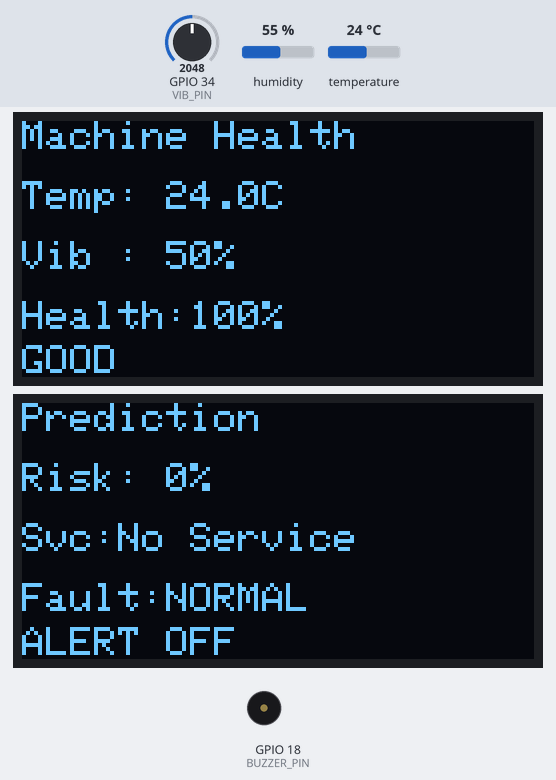
Recording of a sketch running on a simulated ESP32. On the bench: 2 × 128×64 one-colour display, buzzer (waves = sounding, pin HIGH). The test bench sets the inputs (shaded band); at power-on: GPIO 34 (VIB_PIN) = 2048, temperature 24 °C, humidity 55 %.

Above: at 1.3 s.
1.4 s: GPIO 34 (VIB_PIN) set to 2133
At 4.5 s:
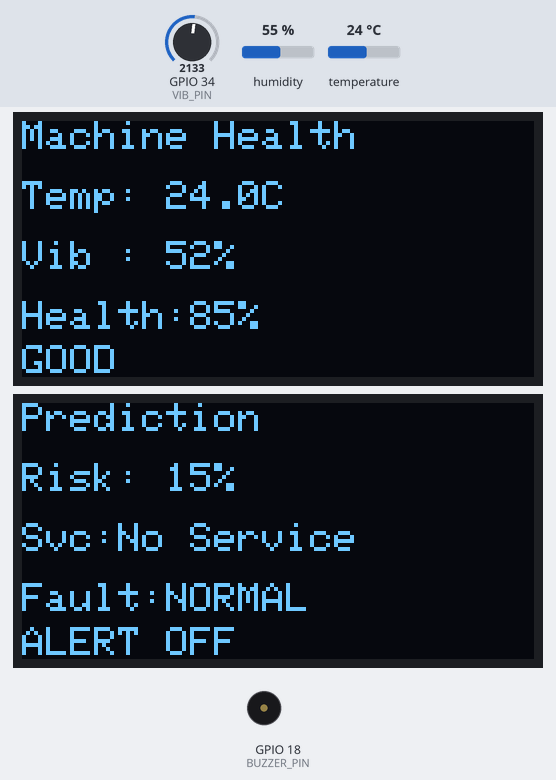
4.8 s: temperature set to 34.2 °C
At 7.6 s:
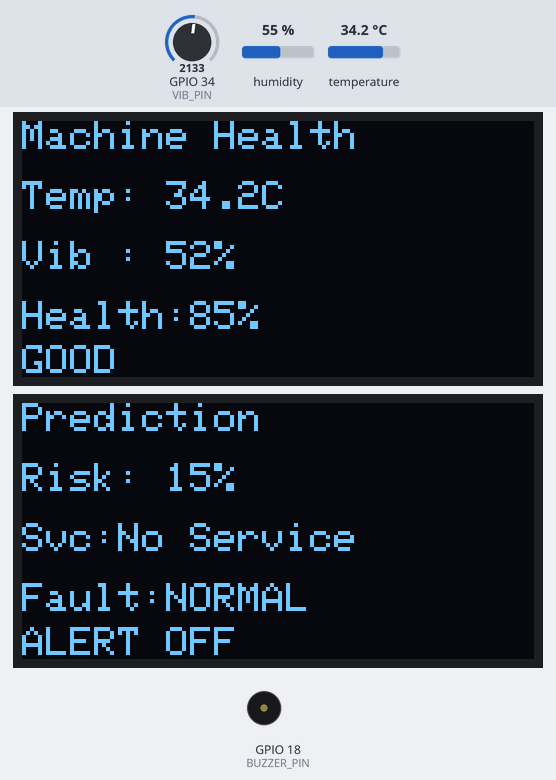
7.9 s: temperature set to 35.5 °C
At 10.8 s:
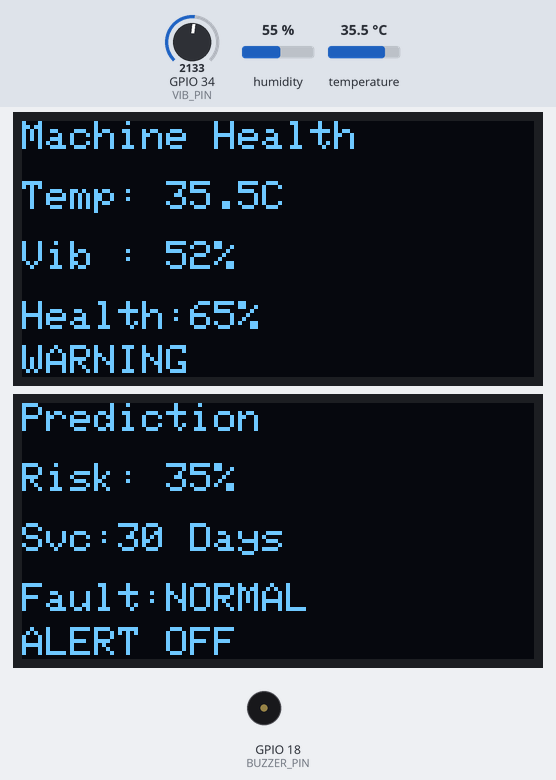
11.1 s: GPIO 34 (VIB_PIN) set to 3603
At 12.6 s:
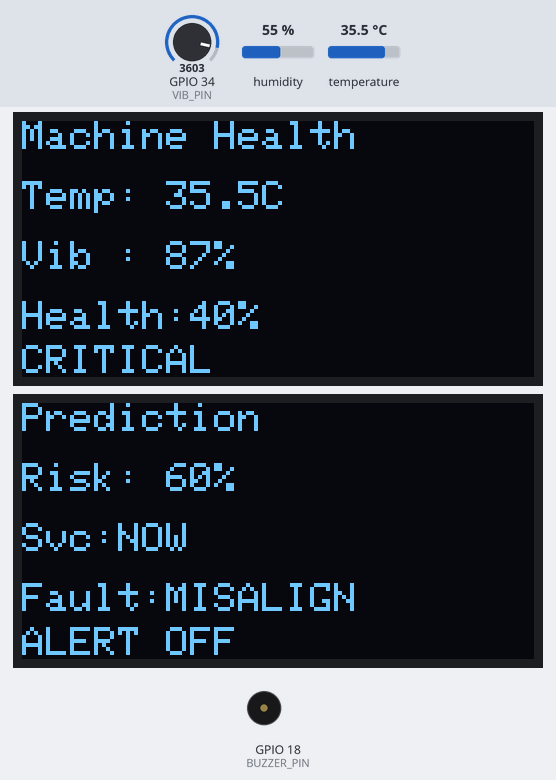
13.7 s: temperature set to 12 °C
At 15.8 s:
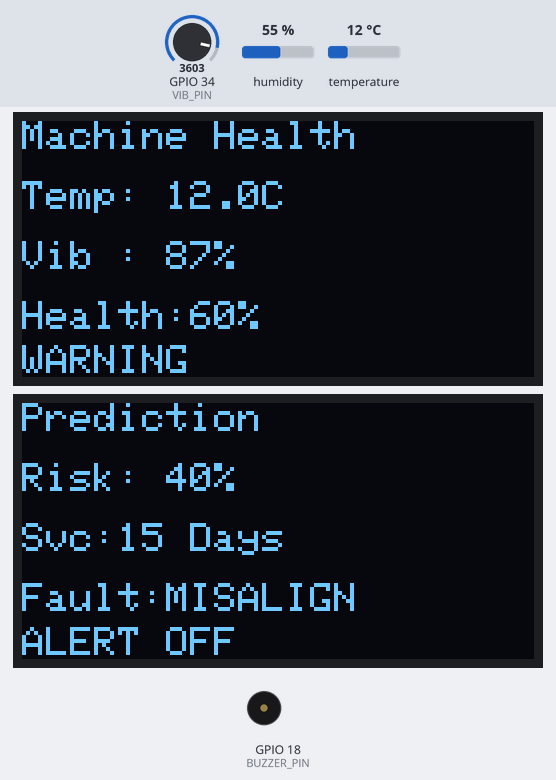
16.9 s: GPIO 34 (VIB_PIN) set to 3494
At 18.7 s:
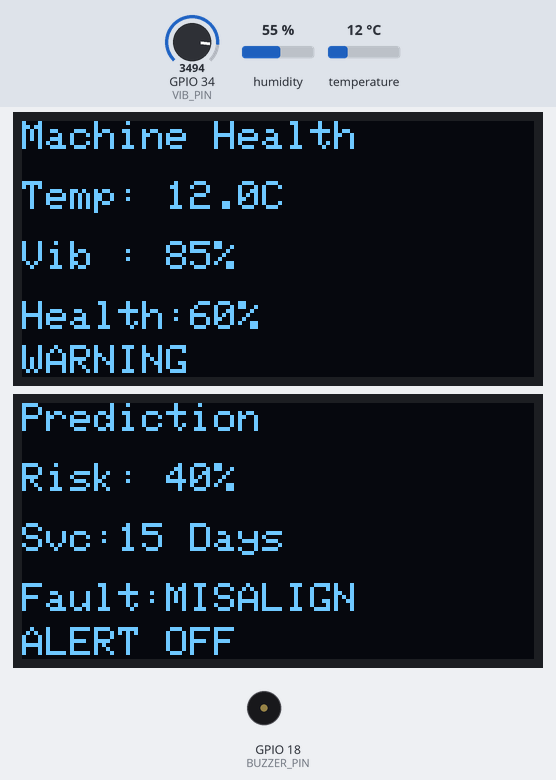
Timing chart, 0 to 19.9 s (numbered marks = the images above; inputs shaded):
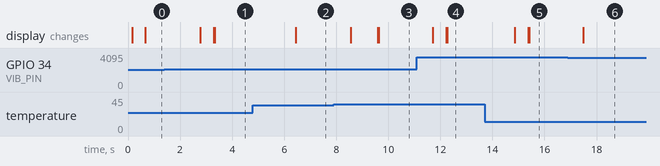

The sketch:

sketch.ino
```cpp
#include <Wire.h>
#include <Adafruit_GFX.h>
#include <Adafruit_SSD1306.h>
#include <DHT.h>
#include <freertos/FreeRTOS.h>
#include <freertos/task.h>

// ================= OLED =================

#define SCREEN_WIDTH 128
#define SCREEN_HEIGHT 64

Adafruit_SSD1306 display1(
  SCREEN_WIDTH,
  SCREEN_HEIGHT,
  &Wire,
  -1
);

Adafruit_SSD1306 display2(
  SCREEN_WIDTH,
  SCREEN_HEIGHT,
  &Wire,
  -1
);

// ================= DHT =================

#define DHTPIN 4
#define DHTTYPE DHT22

DHT dht(DHTPIN, DHTTYPE);

// ================= PINS =================

#define VIB_PIN 34
#define BUZZER_PIN 18

// ================= VARIABLES =================

volatile float temperature = 0;
volatile int vibration = 0;

volatile int healthScore = 100;
volatile int failureRisk = 0;

String status = "GOOD";
String fault = "NORMAL";
String serviceTime = "No Service";

bool buzzerState = false;

// =================================================
// SENSOR TASK
// =================================================

void sensorTask(void *pvParameters)
{
  while (true)
  {
    float t = dht.readTemperature();

    if (!isnan(t))
    {
      temperature = t;
    }

    int sensorValue = analogRead(VIB_PIN);

    vibration = map(
                  sensorValue,
                  0,
                  4095,
                  0,
                  100);

    vTaskDelay(1000 / portTICK_PERIOD_MS);
  }
}

// =================================================
// ANALYSIS TASK
// =================================================

void predictionTask(void *pvParameters)
{
  while (true)
  {
    int score = 100;

    // Temperature penalties
    if (temperature > 35)
      score -= 20;

    if (temperature > 45)
      score -= 30;

    // Vibration penalties
    if (vibration > 50)
      score -= 15;

    if (vibration > 80)
      score -= 25;

    healthScore = constrain(score, 0, 100);

    failureRisk = 100 - healthScore;

    // Status

    if (healthScore >= 80)
      status = "GOOD";

    else if (healthScore >= 50)
      status = "WARNING";

    else
      status = "CRITICAL";

    // Fault Detection

    if (temperature > 45 &&
        vibration > 80)
      fault = "BEARING";

    else if (temperature > 45)
      fault = "OVERHEAT";

    else if (vibration > 80)
      fault = "MISALIGN";

    else
      fault = "NORMAL";

    // Service Time

    if (healthScore > 80)
      serviceTime = "No Service";

    else if (healthScore > 60)
      serviceTime = "30 Days";

    else if (healthScore > 40)
      serviceTime = "15 Days";

    else
      serviceTime = "Immediate";

    vTaskDelay(1000 / portTICK_PERIOD_MS);
  }
}

// =================================================
// OLED 1 TASK
// =================================================

void displayTask1(void *pvParameters)
{
  while (true)
  {
    display1.clearDisplay();

    display1.setTextColor(WHITE);
    display1.setTextSize(1);

    display1.setCursor(0, 0);
    display1.println("Machine Health");

    display1.setCursor(0, 15);
    display1.print("Temp: ");
    display1.print(temperature, 1);
    display1.println("C");

    display1.setCursor(0, 30);
    display1.print("Vib : ");
    display1.print(vibration);
    display1.println("%");

    display1.setCursor(0, 45);
    display1.print("Health:");
    display1.print(healthScore);
    display1.println("%");

    display1.setCursor(0, 56);
    display1.print(status);

    display1.display();

    vTaskDelay(500 / portTICK_PERIOD_MS);
  }
}

// =================================================
// OLED 2 TASK
// =================================================

void displayTask2(void *pvParameters)
{
  while (true)
  {
    display2.clearDisplay();

    display2.setTextColor(WHITE);
    display2.setTextSize(1);

    display2.setCursor(0, 0);
    display2.println("Prediction");

    display2.setCursor(0, 15);
    display2.print("Risk: ");
    display2.print(failureRisk);
    display2.println("%");

    display2.setCursor(0, 30);
    display2.print("Svc:");

    if(serviceTime == "Immediate")
      display2.print("NOW");
    else
      display2.print(serviceTime);

    display2.setCursor(0, 45);
    display2.print("Fault:");
    display2.print(fault);

    display2.setCursor(0, 56);

    if(buzzerState)
      display2.print("ALERT ON");
    else
      display2.print("ALERT OFF");

    display2.display();

    vTaskDelay(500 / portTICK_PERIOD_MS);
  }
}

// =================================================
// ALERT TASK
// =================================================

void alertTask(void *pvParameters)
{
  while (true)
  {
    if (failureRisk > 70)
    {
      digitalWrite(BUZZER_PIN, HIGH);
      buzzerState = true;
    }
    else
    {
      digitalWrite(BUZZER_PIN, LOW);
      buzzerState = false;
    }

    vTaskDelay(100 / portTICK_PERIOD_MS);
  }
}

// =================================================
// SETUP
// =================================================

void setup()
{
  Serial.begin(115200);

  dht.begin();

  pinMode(BUZZER_PIN, OUTPUT);

  Wire.begin(21, 22);

  // OLED 1
  if (!display1.begin(
        SSD1306_SWITCHCAPVCC,
        0x3C))
  {
    Serial.println("OLED1 Failed");
    while (true);
  }

  // OLED 2
  if (!display2.begin(
        SSD1306_SWITCHCAPVCC,
        0x3D))
  {
    Serial.println("OLED2 Failed");
    while (true);
  }

  display1.clearDisplay();
  display2.clearDisplay();

  display1.display();
  display2.display();

  // FreeRTOS Tasks

  xTaskCreate(
    sensorTask,
    "Sensor",
    4096,
    NULL,
    2,
    NULL);

  xTaskCreate(
    predictionTask,
    "Prediction",
    4096,
    NULL,
    3,
    NULL);

  xTaskCreate(
    displayTask1,
    "OLED1",
    4096,
    NULL,
    1,
    NULL);

  xTaskCreate(
    displayTask2,
    "OLED2",
    4096,
    NULL,
    1,
    NULL);

  xTaskCreate(
    alertTask,
    "Alert",
    2048,
    NULL,
    4,
    NULL);
}

void loop()
{
  vTaskDelay(1000 / portTICK_PERIOD_MS);
}
```

Measured:
- the behaviour switches between 2088 and 2089 on GPIO 34 (VIB_PIN) (found by bisection; images 0 and 1)
- the behaviour switches between 35 and 35.1 °C on temperature (found by bisection; images 2 and 3)
- the behaviour switches between 3563 and 3562 on GPIO 34 (VIB_PIN) (found by bisection; images 5 and 6)
- after the input at 1.4 s, the display: first changes after 1.4 s (image 1 shows a later state)
- after the input at 4.8 s, the display: changes after 1.6 s (image 2)
- after the input at 7.9 s, the display: first changes after 0.65 s (image 3 shows a later state)
- after the input at 11.1 s, the display: first changes after 0.61 s (image 4 shows a later state)
- after the input at 13.7 s, the display: first changes after 1.2 s (image 5 shows a later state)
- after the input at 16.9 s, the display: changes after 0.59 s (image 6)
